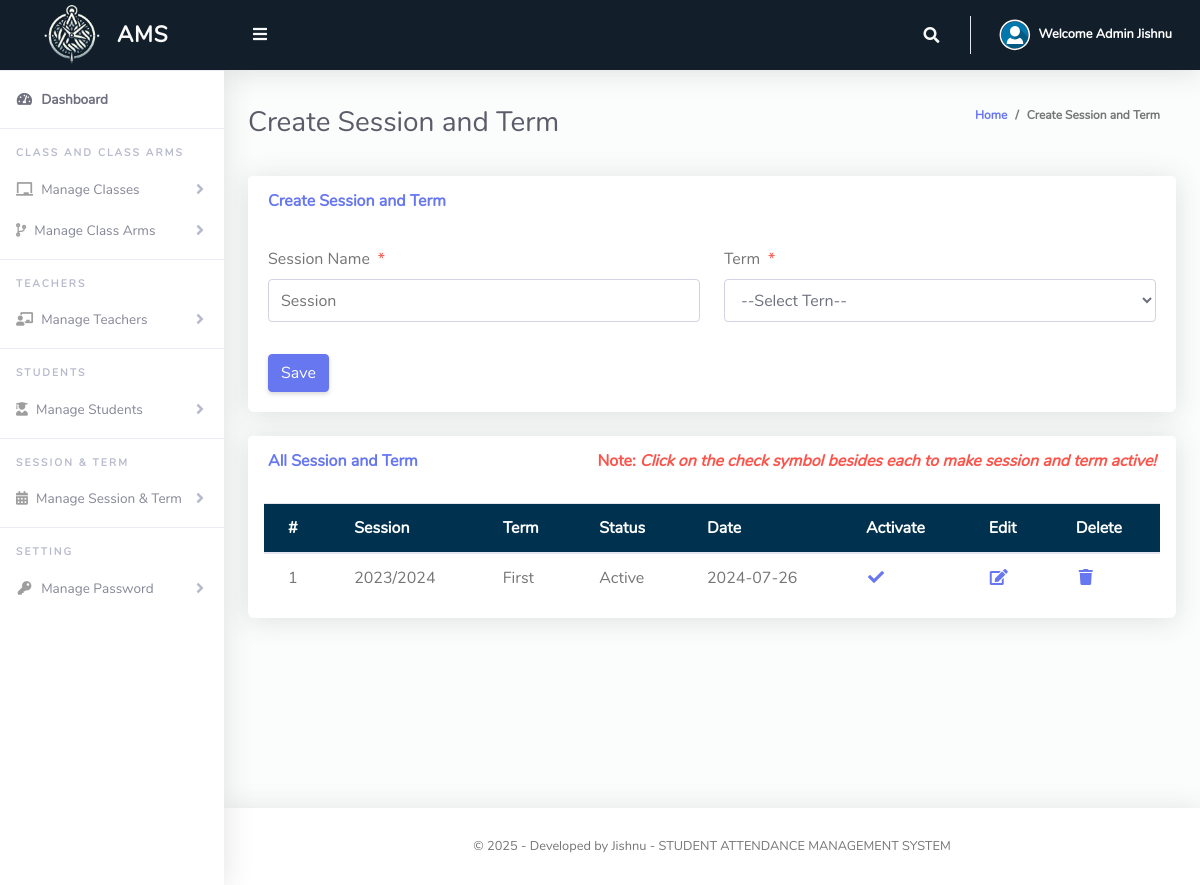
The page /Admin/createSessionTerm.php (signed in) on the database its author committed.
### tables this page shows
CREATE TABLE `tblsessionterm` (
  `Id` int(10) NOT NULL,
  `sessionName` varchar(50) NOT NULL,
  `termId` varchar(50) NOT NULL,
  `isActive` varchar(10) NOT NULL,
  `dateCreated` varchar(50) NOT NULL
);

CREATE TABLE `tblterm` (
  `Id` int(10) NOT NULL,
  `termName` varchar(20) NOT NULL
);

### Admin/createSessionTerm.php (the view, shortened to what this page needs)
<?php
include '../Includes/dbcon.php';
?>
<!DOCTYPE html>
<html lang="en">
<head>
  <link href="../vendor/fontawesome-free/css/all.min.css" rel="stylesheet" type="text/css">
  <link href="../vendor/bootstrap/css/bootstrap.min.css" rel="stylesheet" type="text/css">
  <link href="css/ruang-admin.min.css" rel="stylesheet">
</head>
<body id="page-top">
  <div id="wrapper">
    <?php include "Includes/sidebar.php"; ?>
    <div id="content-wrapper" class="d-flex flex-column">
      <div id="content">
        <?php include "Includes/topbar.php"; ?>
        <div class="container-fluid" id="container-wrapper">
          <div class="d-sm-flex align-items-center justify-content-between mb-4">
            <h1 class="h3 mb-0 text-gray-800">Create Session and Term</h1>
            <ol class="breadcrumb">
              <li class="breadcrumb-item"><a href="./">Home</a></li>
              <li class="breadcrumb-item active" aria-current="page">Create Session and Term</li>
            </ol>
          </div>
          <div class="row">
            <div class="col-lg-12">
              <div class="card mb-4">
                <div class="card-header py-3 d-flex flex-row align-items-center justify-content-between">
                  <h6 class="m-0 font-weight-bold text-primary">Create Session and Term</h6>
                </div>
                <div class="card-body">
                  <form method="post">
                    <div class="form-group row mb-3">
                      <div class="col-xl-6">
                        <label class="form-control-label">Session Name<span class="text-danger ml-2">*</span></label>
                        <input type="text" class="form-control" name="sessionName" value="<?php echo $row['sessionName']; ?>" id="exampleInputFirstName" placeholder="Session">
                      </div>
                      <div class="col-xl-6">
                        <label class="form-control-label">Term<span class="text-danger ml-2">*</span></label>
                        <?php
                        $qry = "SELECT * FROM tblterm ORDER BY termName ASC";
                        $result = $conn->query($qry);
                        $num = $result->num_rows;
                        if ($num > 0) {
                          echo ' <select required name="termId" class="form-control mb-3">';
                          echo '<option value="">--Select Tern--</option>';
                          echo '</select>';
                        }
                        ?>
                      </div>
                    </div>
                    <?php
                    if (isset($Id)) {
                    ?>
                      <button type="submit" name="update" class="btn btn-warning">Update</button>
                      &nbsp;&nbsp;&nbsp;&nbsp;&nbsp;&nbsp;&nbsp;&nbsp;&nbsp;&nbsp;
                    <?php
                    } else {
                    ?>
                      <button type="submit" name="save" class="btn btn-primary">Save</button>
                    <?php
                    }
                    ?>
                  </form>
                </div>
              </div>
              <div class="row">
                <div class="col-lg-12">
                  <div class="card mb-4">
                    <div class="card-header py-3 d-flex flex-row align-items-center justify-content-between">
                      <h6 class="m-0 font-weight-bold text-primary">All Session and Term</h6>
                      <h6 class="m-0 font-weight-bold text-danger">Note: <i>Click on the check symbol besides each to make session and term active!</i></h6>
                    </div>
                    <div class="table-responsive p-3">
                      <table class="table align-items-center table-flush table-hover" id="dataTableHover">
                        <thead class="thead-light">
                          <tr>
                            <th>#</th>
                            <th>Session</th>
                            <th>Term</th>
                            <th>Status</th>
                            <th>Date</th>
                            <th>Activate</th>
                            <th>Edit</th>
                            <th>Delete</th>
                          </tr>
                        </thead>
                        <tbody>
                          <?php
                          $query = "SELECT tblsessionterm.Id,tblsessionterm.sessionName,tblsessionterm.isActive,tblsessionterm.dateCreated,
                      tblterm.termName
                      FROM tblsessionterm
                       JOIN tblterm ON tblterm.Id = tblsessionterm.termId";
                          $rs = $conn->query($query);
                          $num = $rs->num_rows;
                          $sn = 0;
                          if ($num > 0) {
                            while ($rows = $rs->fetch_assoc()) {
                              if ($rows['isActive'] == '1') {
                                $status = "Active";
                              } else {
                                $status = "InActive";
                              }
                              $sn = $sn + 1;
                              echo "
                              <tr>
                                <td>" . $sn . "</td>
                                <td>" . $rows['sessionName'] . "</td>
                                <td>" . $rows['termName'] . "</td>
                                <td>" . $status . "</td>
                                <td>" . $rows['dateCreated'] . "</td>
                                 <td><a href='?action=activate&Id=" . $rows['Id'] . "'><i class='fas fa-fw fa-check'></i></a></td>
                                <td><a href='?action=edit&Id=" . $rows['Id'] . "'><i class='fas fa-fw fa-edit'></i></a></td>
                                <td><a href='?action=delete&Id=" . $rows['Id'] . "'><i class='fas fa-fw fa-trash'></i></a></td>
                              </tr>";
                            }
                          } else {
                            echo
                            "<div class='alert alert-danger' role='alert'>
                            No Record Found!
                            </div>";
                          }
                          ?>
                        </tbody>
                      </table>
                    </div>
                  </div>
                </div>
              </div>
            </div>
          </div>
        </div>
        <?php include "Includes/footer.php"; ?>
      </div>
    </div>
</body>
</html>

### Admin/Includes/topbar.php (shortened to what this page needs)
<?php
  $query = "SELECT * FROM tbladmin WHERE Id = ".$_SESSION['userId']."";
  $rs = $conn->query($query);
  $rows = $rs->fetch_assoc();
  $FName = $rows['firstName'];
?>
<nav class="navbar navbar-expand navbar-light  topbar mb-4 static-top" style="background-color: #121F2B;">
          <button id="sidebarToggleTop" class="btn btn-link rounded-circle mr-3">
            <i class="fa fa-bars"></i>
          </button>
          <ul class="navbar-nav ml-auto">
            <li class="nav-item dropdown no-arrow">
              <a class="nav-link dropdown-toggle" href="#" id="searchDropdown" role="button" data-toggle="dropdown"
                aria-haspopup="true" aria-expanded="false">
                <i class="fas fa-search fa-fw"></i>
              </a>
            </li>
            <li class="nav-item dropdown no-arrow">
              <a class="nav-link dropdown-toggle" href="#" id="userDropdown" role="button" data-toggle="dropdown"
                aria-haspopup="true" aria-expanded="false">
                <img class="img-profile rounded-circle border-0 " src="img/user.svg" style="max-width: 60px">
                <span class="ml-2 d-none d-lg-inline text-white small"><b>Welcome Admin <?php echo $FName;?></b></span>
              </a>
            </li>
          </ul>
        </nav>

### rows shown on the page
tblsessionterm: sessionName "2023/2024", termId.termName "First", isActive "Active", dateCreated "2024-07-26"

### other values the page prints
$FName "Jishnu"
